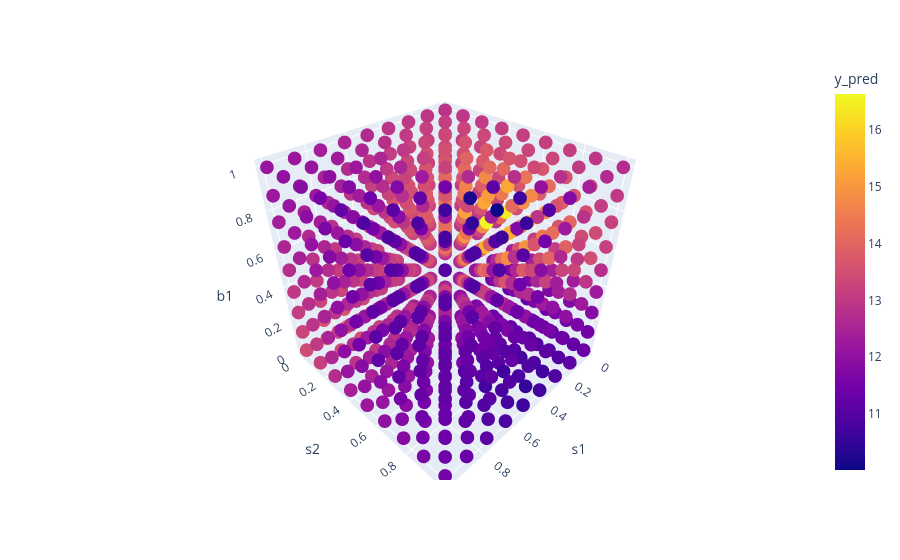

Notebook code cell kept with this figure:
### Markdown cell above
# Model Mk16

### Code cell
client = Client()
client = client.load_from_json_file("/Users/thomasdodd/Library/CloudStorage/OneDrive-MillfieldEnterprisesLimited/Cambridge/PhD/writing/papers/UoC_Paper1/Sandbox/Modelling_Revised/ModelMk16.json")
client.get_next_trials(max_trials=1)
n = 10
iCoords_arr = np.linspace(0,1,n-1)
jCoords_arr = np.linspace(0,1,n-1)
kCoords_arr = np.linspace(0,1,n-1)
ijkCoordsOld_lis = []
ijkCoords_lis = []
for i in iCoords_arr:
    for j in jCoords_arr:
        for k in kCoords_arr:
            ijkCoordsOld_lis.append([i,j,k])
            ijkCoords_lis.append({"s1":i,"s2":j,"b1":k})
y_pred = client.predict(ijkCoords_lis)
y_pred_lis = []
for i in y_pred:
    y_pred_lis.append(i["t1"][0])
ijkCoordsOld_arr = np.array(ijkCoordsOld_lis)
y_pred_arr = np.array(y_pred_lis)
df2 = pd.DataFrame({'s1': ijkCoordsOld_arr[:, 0],'s2': ijkCoordsOld_arr[:, 1],'b1': ijkCoordsOld_arr[:, 2], 'y_pred': y_pred_arr})

fig = px.scatter_3d(df2, x='s1', y='s2', z='b1', color='y_pred')
fig.show()

### Figure 1 — Plotly figure (JSON) as saved in the notebook; plotly's stock layout.template omitted (floating-point values rounded to 4 significant figures; data arrays with more than 128 entries replaced by an {"elided": "..."} marker saying what was removed)
{"data": [{"hovertemplate": "s1=%{x}<br>s2=%{y}<br>b1=%{z}<br>y_pred=%{marker.color}<extra></extra>", "legendgroup": "", "marker": {"color": {"elided": "729 float values"}, "coloraxis": "coloraxis", "symbol": "circle"}, "mode": "markers", "name": "", "scene": "scene", "showlegend": false, "type": "scatter3d", "x": {"elided": "729 float values"}, "y": {"elided": "729 float values"}, "z": {"elided": "729 float values"}}], "layout": {"coloraxis": {"colorbar": {"title": {"text": "y_pred"}}, "colorscale": [[0, "#0d0887"], [0.1111, "#46039f"], [0.2222, "#7201a8"], [0.3333, "#9c179e"], [0.4444, "#bd3786"], [0.5556, "#d8576b"], [0.6667, "#ed7953"], [0.7778, "#fb9f3a"], [0.8889, "#fdca26"], [1, "#f0f921"]]}, "legend": {"tracegroupgap": 0}, "margin": {"t": 60}, "scene": {"domain": {"x": [0, 1], "y": [0, 1]}, "xaxis": {"title": {"text": "s1"}}, "yaxis": {"title": {"text": "s2"}}, "zaxis": {"title": {"text": "b1"}}}}}
